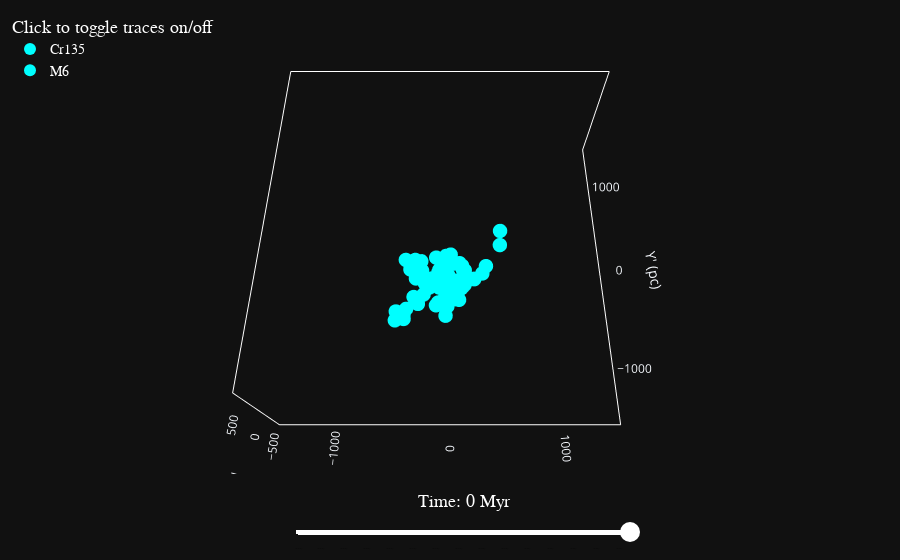

Notebook cell for this chart:
### Code cell
fig3d = StarClusters3DPlotter()
fig3d.generate_3d_plot(sc_collection)

### Figure 1 — Plotly figure (JSON) as saved in the notebook; plotly's stock layout.template omitted (floating-point values rounded to 4 significant figures)
{"data": [{"marker": {"color": "cyan", "opacity": 1, "size": 5}, "mode": "markers", "name": "Cr135", "type": "scatter3d", "x": [-359.8, -320.4, -408.9, -42.56, -97.94, -204.1, -363.3, -22.05, -37.55, -285.0, -104.6, -157.8, -254.2, -127.7, -485.7, -422.8, -407.9, -98.74, 44.58, 83.77, -40.56, -36.59, -110.8, -477.0, -465.0, -322.6, -72.15, -266.7, -356.4, -307.5, -158.1, -246.7, -9.495, 76.89, -27.78, -405.2, -18.34, 5.677, 4.0], "y": [-148.3, -126.8, -650.3, -475.2, -249.2, -329.6, -215.4, -181.3, -92.69, -560.8, -270.8, -337.6, -247.1, -124.5, -695.7, -662.5, -688.8, -414.8, -374.8, -178.8, -693.1, -376.3, -347.7, -627.0, -655.7, -505.4, -312.5, -129.3, -173.5, -325.0, -370.2, -319.8, -510.4, -539.3, -403.1, -137.1, -313.0, -348.9, -96.9], "z": [-133.1, -108.5, -126.8, -90.19, -64.04, -75.08, -124.4, -63.63, -94.36, -103.1, -57.04, -51.7, -86.77, -65.5, -151.5, -161.4, -134.6, -79.16, -168.5, -69.68, -43.77, -57.11, -43.63, -114.8, -125.7, -79.13, -43.55, -131.2, -128.4, -81.6, -77.88, -33.33, 22.06, -61.12, -30.76, -87.67, -37.93, -104.9, -59.7]}, {"marker": {"color": "cyan", "opacity": 1, "size": 5}, "mode": "markers", "name": "M6", "type": "scatter3d", "x": [95.62, 121.7, 125.4, 286.5, -294.8, 57.4, 32.59, 25.36, -224.8, -4.109, -79.63, -383.5, 26.09, 59.19, 125.9, 112.2, 129.5, 315.9, -233.4, 1.081, -106.0, 88.55, 451.0, -56.72, 207.8, -10.71, -121.4, -182.8, 456.9, 208.8, 111.3, -53.37, -25.25, 106.2], "y": [-461.5, -372.2, -421.9, -293.0, -515.9, -520.3, -195.7, -434.8, -396.4, -359.5, -387.1, -620.1, -520.4, -367.2, -348.7, -252.8, -268.8, -254.9, -499.5, -149.1, -558.9, -467.4, -26.84, -179.9, -355.4, -184.6, -630.5, -448.4, 108.9, -387.0, -412.4, -424.8, -590.5, -217.0], "z": [10.39, -13.5, -4.15, -44.32, -85.35, -97.67, -43.92, -42.16, -20.99, -39.23, -52.27, -69.39, 6.938, -34.21, -57.02, -47.08, -30.47, 26.94, -35.48, -17.74, -73.75, 36.82, -5.929, -23.51, -22.6, 11.11, 38.36, -2.404, 14.18, 38.85, -66.32, 4.479, -85.37, -44.55]}], "layout": {"dragmode": "turntable", "legend": {"bgcolor": "rgba(0,0,0,0)", "font": {"color": "white", "family": "Arial", "size": 14}, "itemsizing": "constant", "title": {"font": {"color": "white", "size": 18}, "side": "top", "text": "Click to toggle traces on/off"}, "x": 0, "y": 1}, "margin": {"b": 10, "l": 10, "r": 10, "t": 10}, "scene": {"aspectmode": "manual", "aspectratio": {"x": 1, "y": 1, "z": 0.4}, "camera": {"center": {"x": 0, "y": 0, "z": 0}, "eye": {"x": 0, "y": -0.8, "z": 1.5}, "projection": {"type": "perspective"}, "up": {"x": 0, "y": 1, "z": 0}}, "xaxis": {"linecolor": "white", "linewidth": 2, "mirror": true, "nticks": 5, "range": [-1500, 1500], "showgrid": false, "showline": true, "showspikes": false, "title": {"text": "X' (pc)"}, "zeroline": false}, "yaxis": {"linecolor": "white", "linewidth": 2, "mirror": true, "nticks": 5, "range": [-1500, 1500], "showgrid": false, "showline": true, "showspikes": false, "title": {"text": "Y' (pc)"}, "zeroline": false}, "zaxis": {"linecolor": "white", "linewidth": 2, "mirror": true, "nticks": 5, "range": [-600, 600], "showgrid": false, "showline": true, "showspikes": false, "title": {"text": "Z' (pc)"}, "zeroline": false}}, "sliders": [{"active": 29, "bgcolor": "white", "bordercolor": "red", "borderwidth": 0, "currentvalue": {"font": {"color": "white", "family": "arial", "size": 18}, "offset": 20, "visible": true, "xanchor": "center"}, "font": {"color": "black", "size": 1}, "len": 0.9, "pad": {"b": 0, "l": 190, "r": 250, "t": 10}, "steps": [{"args": [["-29"], {"frame": {"duration": 5, "easing": "linear", "redraw": true}, "transition": {"duration": 0, "easing": "linear"}}], "label": "Time: -29 Myr", "method": "animate"}, {"args": [["-28"], {"frame": {"duration": 5, "easing": "linear", "redraw": true}, "transition": {"duration": 0, "easing": "linear"}}], "label": "Time: -28 Myr", "method": "animate"}, {"args": [["-27"], {"frame": {"duration": 5, "easing": "linear", "redraw": true}, "transition": {"duration": 0, "easing": "linear"}}], "label": "Time: -27 Myr", "method": "animate"}, {"args": [["-26"], {"frame": {"duration": 5, "easing": "linear", "redraw": true}, "transition": {"duration": 0, "easing": "linear"}}], "label": "Time: -26 Myr", "method": "animate"}, {"args": [["-25"], {"frame": {"duration": 5, "easing": "linear", "redraw": true}, "transition": {"duration": 0, "easing": "linear"}}], "label": "Time: -25 Myr", "method": "animate"}, {"args": [["-24"], {"frame": {"duration": 5, "easing": "linear", "redraw": true}, "transition": {"duration": 0, "easing": "linear"}}], "label": "Time: -24 Myr", "method": "animate"}, {"args": [["-23"], {"frame": {"duration": 5, "easing": "linear", "redraw": true}, "transition": {"duration": 0, "easing": "linear"}}], "label": "Time: -23 Myr", "method": "animate"}, {"args": [["-22"], {"frame": {"duration": 5, "easing": "linear", "redraw": true}, "transition": {"duration": 0, "easing": "linear"}}], "label": "Time: -22 Myr", "method": "animate"}, {"args": [["-21"], {"frame": {"duration": 5, "easing": "linear", "redraw": true}, "transition": {"duration": 0, "easing": "linear"}}], "label": "Time: -21 Myr", "method": "animate"}, {"args": [["-20"], {"frame": {"duration": 5, "easing": "linear", "redraw": true}, "transition": {"duration": 0, "easing": "linear"}}], "label": "Time: -20 Myr", "method": "animate"}, {"args": [["-19"], {"frame": {"duration": 5, "easing": "linear", "redraw": true}, "transition": {"duration": 0, "easing": "linear"}}], "label": "Time: -19 Myr", "method": "animate"}, {"args": [["-18"], {"frame": {"duration": 5, "easing": "linear", "redraw": true}, "transition": {"duration": 0, "easing": "linear"}}], "label": "Time: -18 Myr", "method": "animate"}, {"args": [["-17"], {"frame": {"duration": 5, "easing": "linear", "redraw": true}, "transition": {"duration": 0, "easing": "linear"}}], "label": "Time: -17 Myr", "method": "animate"}, {"args": [["-16"], {"frame": {"duration": 5, "easing": "linear", "redraw": true}, "transition": {"duration": 0, "easing": "linear"}}], "label": "Time: -16 Myr", "method": "animate"}, {"args": [["-15"], {"frame": {"duration": 5, "easing": "linear", "redraw": true}, "transition": {"duration": 0, "easing": "linear"}}], "label": "Time: -15 Myr", "method": "animate"}, {"args": [["-14"], {"frame": {"duration": 5, "easing": "linear", "redraw": true}, "transition": {"duration": 0, "easing": "linear"}}], "label": "Time: -14 Myr", "method": "animate"}, {"args": [["-13"], {"frame": {"duration": 5, "easing": "linear", "redraw": true}, "transition": {"duration": 0, "easing": "linear"}}], "label": "Time: -13 Myr", "method": "animate"}, {"args": [["-12"], {"frame": {"duration": 5, "easing": "linear", "redraw": true}, "transition": {"duration": 0, "easing": "linear"}}], "label": "Time: -12 Myr", "method": "animate"}, {"args": [["-11"], {"frame": {"duration": 5, "easing": "linear", "redraw": true}, "transition": {"duration": 0, "easing": "linear"}}], "label": "Time: -11 Myr", "method": "animate"}, {"args": [["-10"], {"frame": {"duration": 5, "easing": "linear", "redraw": true}, "transition": {"duration": 0, "easing": "linear"}}], "label": "Time: -10 Myr", "method": "animate"}, {"args": [["-9"], {"frame": {"duration": 5, "easing": "linear", "redraw": true}, "transition": {"duration": 0, "easing": "linear"}}], "label": "Time: -9 Myr", "method": "animate"}, {"args": [["-8"], {"frame": {"duration": 5, "easing": "linear", "redraw": true}, "transition": {"duration": 0, "easing": "linear"}}], "label": "Time: -8 Myr", "method": "animate"}, {"args": [["-7"], {"frame": {"duration": 5, "easing": "linear", "redraw": true}, "transition": {"duration": 0, "easing": "linear"}}], "label": "Time: -7 Myr", "method": "animate"}, {"args": [["-6"], {"frame": {"duration": 5, "easing": "linear", "redraw": true}, "transition": {"duration": 0, "easing": "linear"}}], "label": "Time: -6 Myr", "method": "animate"}, {"args": [["-5"], {"frame": {"duration": 5, "easing": "linear", "redraw": true}, "transition": {"duration": 0, "easing": "linear"}}], "label": "Time: -5 Myr", "method": "animate"}, {"args": [["-4"], {"frame": {"duration": 5, "easing": "linear", "redraw": true}, "transition": {"duration": 0, "easing": "linear"}}], "label": "Time: -4 Myr", "method": "animate"}, {"args": [["-3"], {"frame": {"duration": 5, "easing": "linear", "redraw": true}, "transition": {"duration": 0, "easing": "linear"}}], "label": "Time: -3 Myr", "method": "animate"}, {"args": [["-2"], {"frame": {"duration": 5, "easing": "linear", "redraw": true}, "transition": {"duration": 0, "easing": "linear"}}], "label": "Time: -2 Myr", "method": "animate"}, {"args": [["-1"], {"frame": {"duration": 5, "easing": "linear", "redraw": true}, "transition": {"duration": 0, "easing": "linear"}}], "label": "Time: -1 Myr", "method": "animate"}, {"args": [["0"], {"frame": {"duration": 5, "easing": "linear", "redraw": true}, "transition": {"duration": 0, "easing": "linear"}}], "label": "Time: 0 Myr", "method": "animate"}], "tickcolor": "white", "ticklen": 1, "transition": {"duration": 300, "easing": "bounce-in"}, "x": 0.1, "xanchor": "left", "y": 0, "yanchor": "top"}]}}
